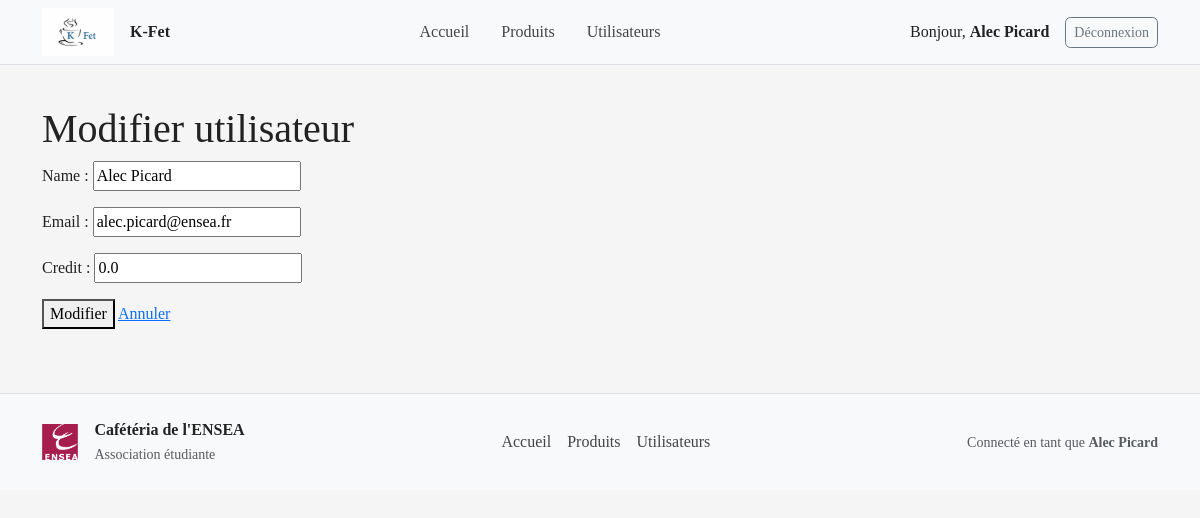
/users/1/edit/ (signed in), run on an earlier commit of the app's database.
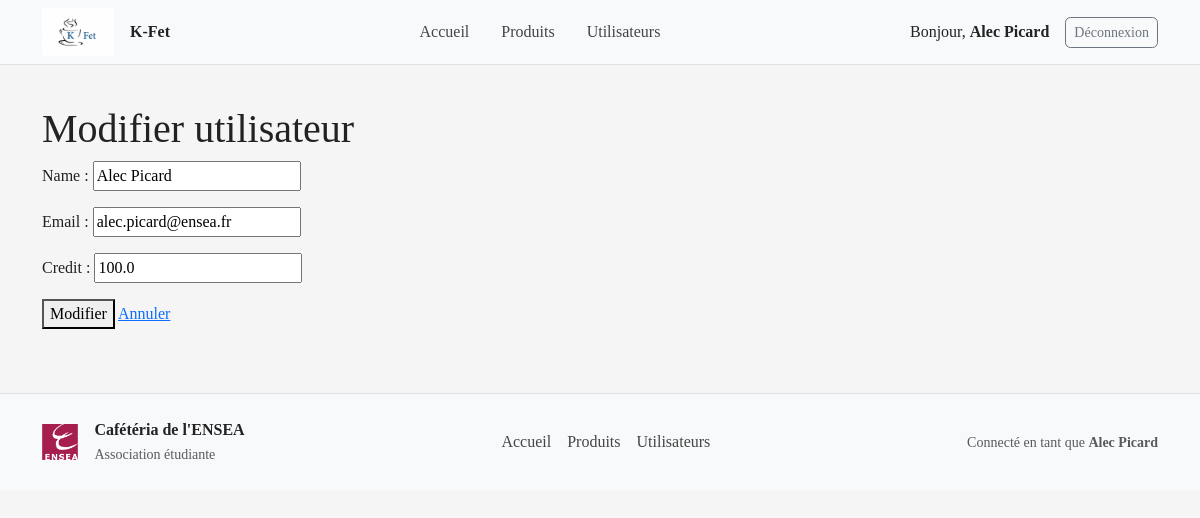
And on a later commit of the database.
### cafeteria_app/models.py (models this page shows, shortened)
class User(models.Model):
    ROLE_CHOICES = [
        ('student', 'Étudiant'),
        ('seller', 'Vendeur'),
        ('cashier', 'Responsable de caisse'),
        ('teacher', 'Professeur'),
    ]
    name = models.CharField(max_length=255)
    email = models.EmailField(unique=True)
    credit = models.FloatField(default=0, validators=[MinValueValidator(0)])
    role = models.CharField(max_length=20, choices=ROLE_CHOICES, default='student')
    is_subscriber = models.BooleanField(default=False)
    class Meta:
        ordering = ['name']

### cafeteria_app/views.py (the view)
# urls.py: path('users/<int:pk>/edit/', views.user_edit, name='user_edit'),
@login_required
def user_edit(request, pk):
    user = get_object_or_404(User, pk=pk)
    if request.method == 'POST':
        form = UserForm(request.POST, instance=user)
        if form.is_valid():
            form.save()
            return redirect('cafeteria_app:user_list')
    else:
        form = UserForm(instance=user)
    return render(request, 'user_form.html', {'form': form, 'action': 'Modifier'})

### cafeteria_app/forms.py
class UserForm(forms.ModelForm):
    class Meta:
        model = User
        fields = ['name', 'email', 'credit']

### cafeteria_app/templates/user_form.html (shortened to what this page needs)
{% extends 'base.html' %}
{% block content %}
  <h1>{{ action }} utilisateur</h1>
  <form method="post">
    {{ form.as_p }}
    <button type="submit">{{ action }}</button>
  <a href="{% url 'cafeteria_app:user_list' %}">Annuler</a>
  </form>
{% endblock %}

What changed in the data, as far as the page shows it:
changed User "Alec Picard": credit "0.0" → "100.0"
